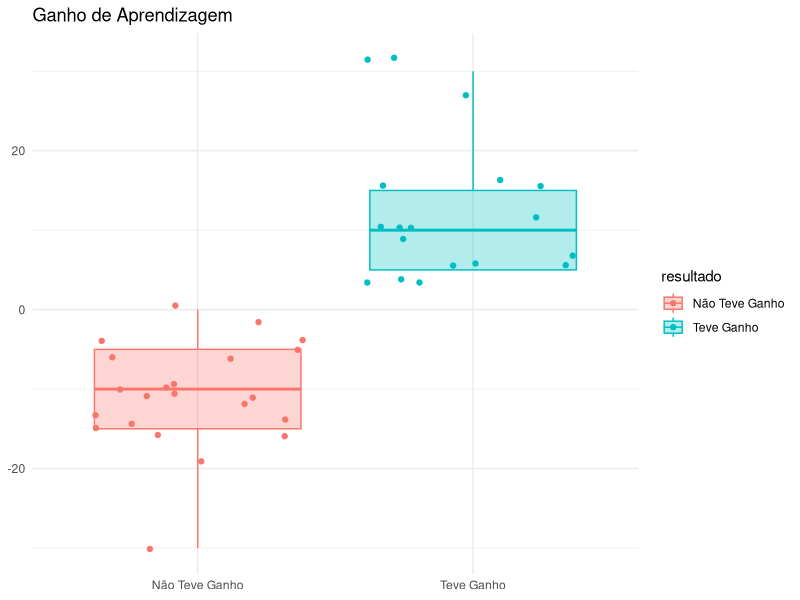

Here is the R script that generated this plot:
library(tidyverse)
library(readxl)

#carregando a base de dados
dados <- read_xlsx("1.ganho_naoganho/ganho_naoganho.xlsx")


#plotando o gráfico de estilo de aprendizagem
dados %>% ggplot(aes(resultado, houve_ganho, fill=resultado, color=resultado)) + 
  geom_boxplot(alpha=0.3) + geom_jitter() +
  labs(x=NULL, y=NULL, title='Ganho de Aprendizagem')+
  theme_minimal()

